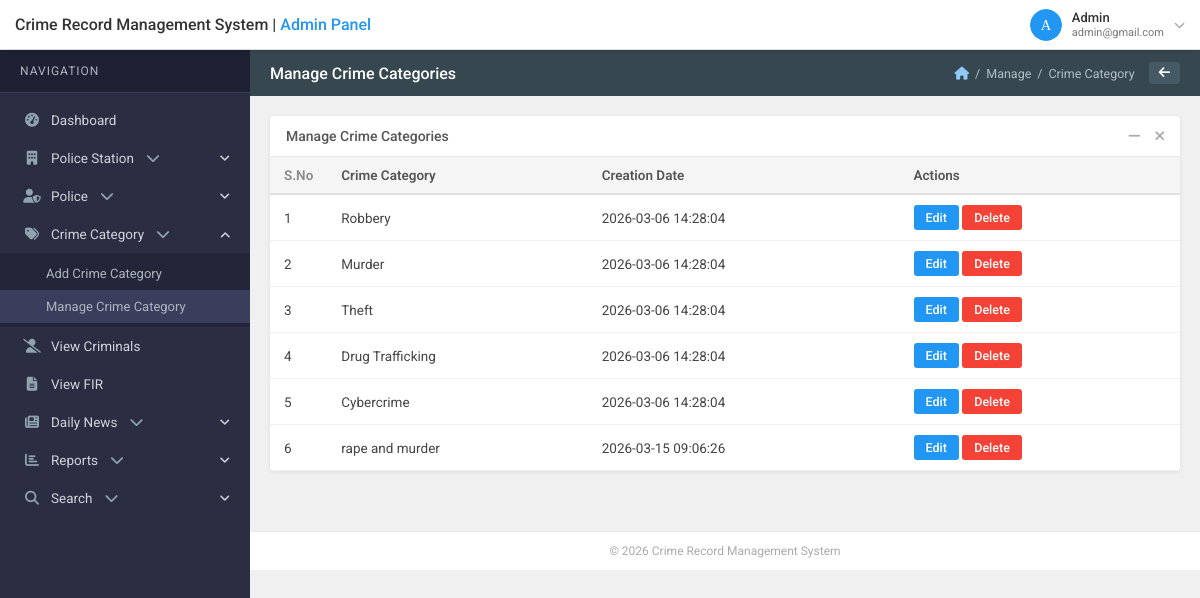
Screenshot of /reports/admin/manage-crime-categories.php (signed in) with the database file from the repository.
### tables this page shows
CREATE TABLE `tbl_crimecategory` (
  `id` int(11) NOT NULL,
  `CrimeCategory` varchar(200) NOT NULL,
  `CreationDate` timestamp NOT NULL DEFAULT current_timestamp()
);

### reports/admin/manage-crime-categories.php (the view, shortened to what this page needs)
<?php
require_once '../includes/config.php';
$cats = mysqli_query($con,"SELECT * FROM tbl_crimecategory ORDER BY id");
include '../includes/admin-header.php';
?>
<div class="card">
  <div class="card-title-bar">
    Manage Crime Categories
    <div class="card-controls">
      <button><i class="fas fa-minus"></i></button>
      <button><i class="fas fa-times"></i></button>
    </div>
  </div>
  <div class="card-body" style="padding:0;">
    <div class="table-wrapper">
      <table class="crms-table">
        <thead>
          <tr>
            <th class="sno">S.No</th>
            <th>Crime Category</th>
            <th>Creation Date</th>
            <th>Actions</th>
          </tr>
        </thead>
        <tbody>
          <?php $i=1; while($row=mysqli_fetch_assoc($cats)): ?>
          <tr>
            <td><?php echo $i++; ?></td>
            <td><?php echo htmlspecialchars($row['CrimeCategory']); ?></td>
            <td><?php echo $row['CreationDate']; ?></td>
            <td>
              <button class="btn btn-sm btn-edit" onclick="openEdit(<?php echo $row['id']; ?>,'<?php echo addslashes($row['CrimeCategory']); ?>')">Edit</button>
              <a href="manage-crime-categories.php?del=<?php echo $row['id']; ?>" class="btn btn-sm btn-delete" onclick="return confirm('Delete?')">Delete</a>
            </td>
          </tr>
          <?php endwhile; ?>
        </tbody>
      </table>
    </div>
  </div>
</div>
<?php include '../includes/admin-footer.php'; ?>

### reports/css/style.css (style rules this page uses)
* { box-sizing:border-box; margin:0; padding:0; }
body { font-family:'Roboto',sans-serif; font-size:14px; background:#f0f0f0; color:#333; }
a { text-decoration:none; color:inherit; }
.card { background:#fff; border-radius:4px; box-shadow:0 1px 4px rgba(0,0,0,0.08); margin-bottom:20px; overflow:hidden; }
.card-body { padding:20px; }
.card-controls { display:flex; align-items:center; gap:4px; position:absolute; right:10px; top:50%; transform:translateY(-50%); }
.card-controls button { background:none; border:none; color:#aaa; cursor:pointer; font-size:14px; padding:2px 5px; }
.card-title-bar { position:relative; padding:12px 60px 12px 16px; font-size:14px; font-weight:500; color:#555; border-bottom:1px solid #e8e8e8; }
.table-wrapper { overflow-x:auto; }
table.crms-table { width:100%; border-collapse:collapse; font-size:13.5px; }
table.crms-table th { background:#f5f5f5; padding:10px 14px; text-align:left; font-weight:600; color:#555; border-bottom:2px solid #e0e0e0; white-space:nowrap; }
table.crms-table td { padding:10px 14px; border-bottom:1px solid #f0f0f0; vertical-align:middle; color:#444; }
table.crms-table .sno { width:50px; color:#888; }
.btn { display:inline-flex; align-items:center; gap:6px; padding:8px 18px; border:none; border-radius:3px; font-size:13.5px; font-family:'Roboto',sans-serif; cursor:pointer; font-weight:500; transition:all 0.2s; }
.btn-sm { padding:5px 12px; font-size:12.5px; }
.btn-edit { background:#2196F3; color:#fff; }
.btn-delete { background:#f44336; color:#fff; }

### rows the page displays
tbl_crimecategory: CrimeCategory "Robbery", CreationDate "2026-03-06 14:28:04"
tbl_crimecategory: CrimeCategory "Murder", CreationDate "2026-03-06 14:28:04"
tbl_crimecategory: CrimeCategory "Theft", CreationDate "2026-03-06 14:28:04"
tbl_crimecategory: CrimeCategory "Drug Trafficking", CreationDate "2026-03-06 14:28:04"
tbl_crimecategory: CrimeCategory "Cybercrime", CreationDate "2026-03-06 14:28:04"
tbl_crimecategory: CrimeCategory "rape and murder", CreationDate "2026-03-15 09:06:26"

### other values shown
$admin_name "Admin"
$admin_email "admin@gmail.com"
$page_title "Manage Crime Categories"
$b['label'] "Manage"
$b['label'] "Crime Category"
